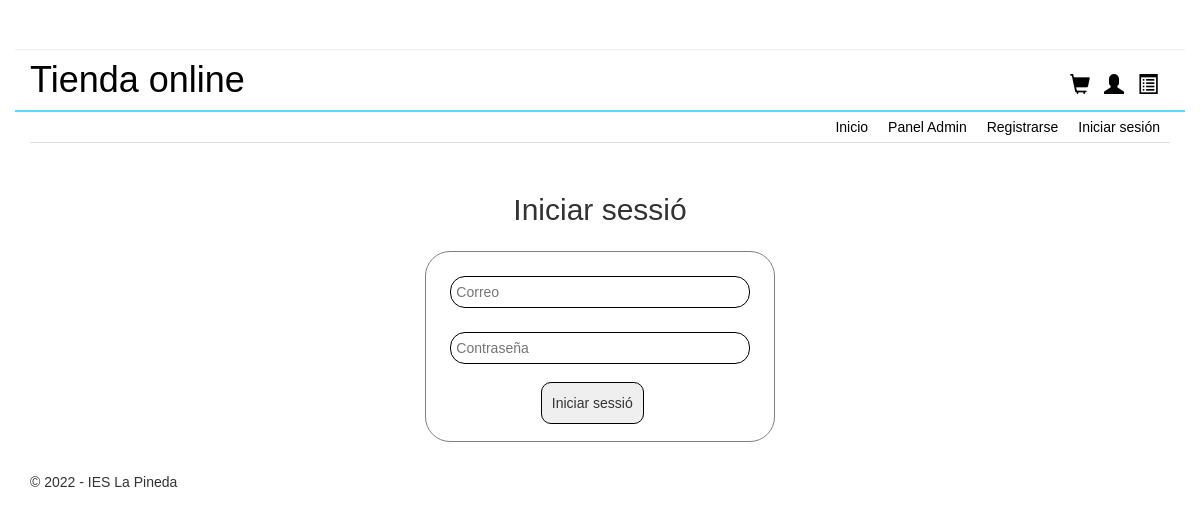
The app's page /index.php?controller=Usuario&action=loginUsuario, older data.
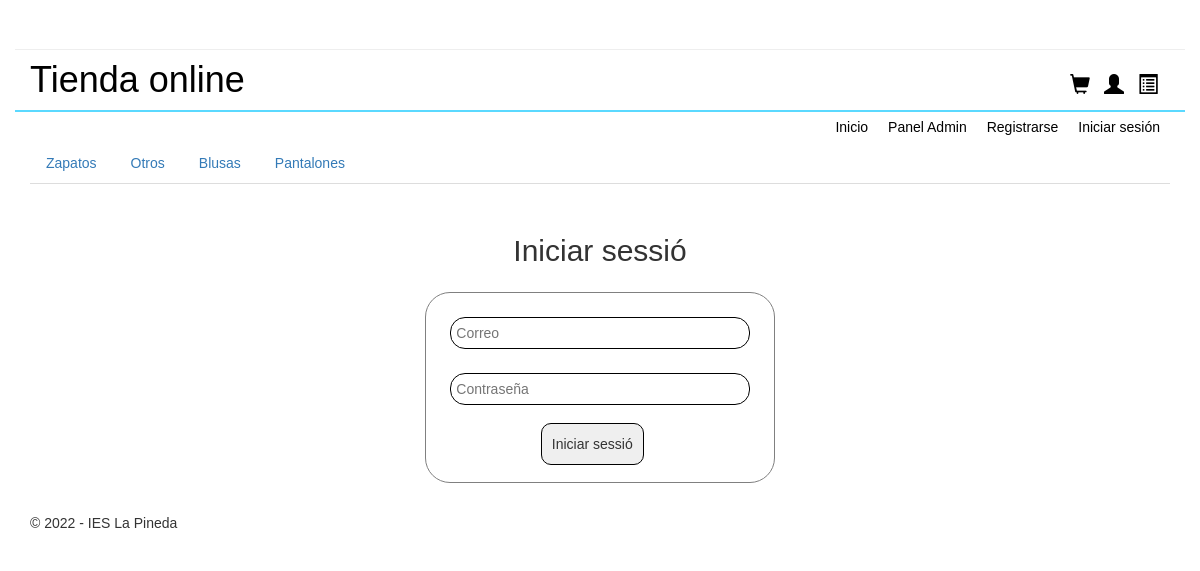
The same page, newer data.
### tables this page shows
CREATE TABLE `categorias` (
  `id_categoria` int(255) NOT NULL,
  `nombre` varchar(255) NOT NULL,
  `descripcion` varchar(255) NOT NULL,
  `isactive` int(1) NOT NULL
);

### models/database.php (called while the page is built, shortened)
<?php
class Database{
    public function __construct(){
        $servername = "localhost";
        $dbname= "botiga";
        $username = "root";
        $password = "";
		$this->db = new PDO("mysql:host=$servername;dbname=$dbname",$username, $password);
    }
}

### models/category.php (called while the page is built, shortened)
<?php
require_once("models/database.php");
class Category extends Database
{
    function conectar()
    {
        $this->db->query("SET NAMES 'utf8'");
    }
    function mostrarCategorias()
    {
        $stmt = $this->db->prepare("SELECT * FROM categorias");
        $categories = array();
        if ($stmt->execute()) {
            while ($row = $stmt->fetch(PDO::FETCH_ASSOC)) {
                $categories[] = $row;
            }
        }
        return $categories;
    }
}

### views/general/menu.php (the view)
<?php
if (isset($_SESSION['user_id']) && $_SESSION['role'] !== 'admin') {
    echo "Bienvenido, ".$nombre_usuario['nombre'];
    echo "<br>";
    echo "<a href='index.php?controller=Usuario&action=logout'>Cerrar sesión</a>";
}
else {
    echo "<a class='menuira' href='index.php?controller=Usuario&action=loginUsuario'>Iniciar sesión</a><br>";
    echo "<a class='menuira isa' href='index.php?controller=Usuario&action=registrarUsuario'>Registrarse</a>";
}
?>
<ul id="menuiralis">
    <li> <a class="menuira isa" href= "admin/admin.php">Panel Admin</a></li>
    <li> <a class="menuira isa" href= "index.php">Inicio </a></li>
</ul>
<?php
if (isset($categorias)) {
    echo "<ul class='nav nav-tabs'>";
    foreach ($categorias as $categoria) {
        if (isset($_GET['id_categoria'])) {
            if ($categoria['id_categoria'] == $_GET['id_categoria']) {
                echo "<li class='nav-item active'>";
            } else if ($categoria['id_categoria'] == $_GET['id_categoria'] && $categoria['id_categoria'] == 1) {
                echo "<li class='nav-item active'>";
            } else {
                echo "<li class='nav-item'>";
            }
        } else {
            echo "<li class='nav-item'>";
        }
        echo "<a class='nav-link' href='index.php?controller=Usuario&action=mostrarCategoria&id_categoria=" . $categoria['id_categoria'] . "'>" . $categoria['nombre'] . "</a>";
        echo "</li>";
    }
    echo "</ul>";
} else {
    echo "No hay categorias";
}
?>

Row changes from the older to the newer data that the page shows:
added categorias: nombre "Zapatos"
added categorias: nombre "Otros"
added categorias: nombre "Blusas"
added categorias: nombre "Pantalones"
